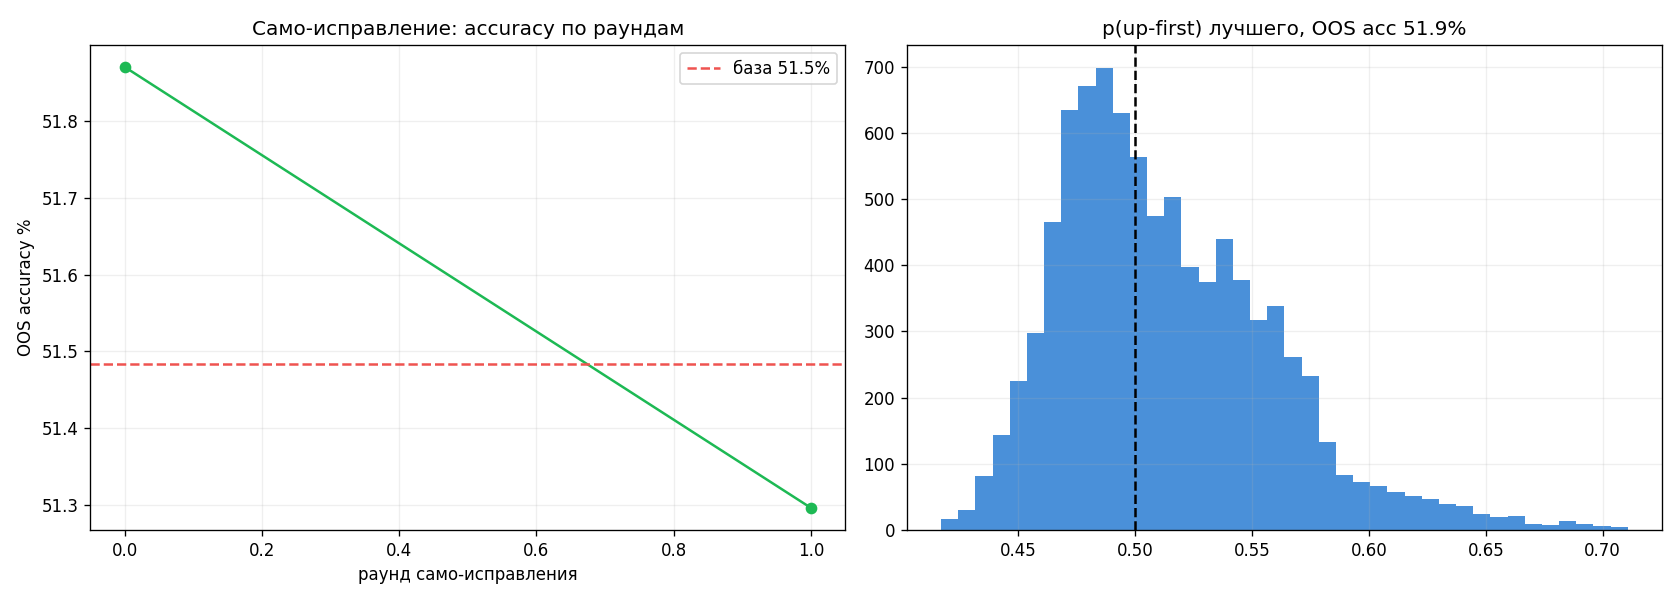

Reproduce this figure in Python.
"""ФРАКТАЛЬНЫЙ НЕЙРО-МОДУЛЬ (GPU, глубокая sequence-сеть) с многораундовым САМО-ИСПРАВЛЕНИЕМ.

ЗАДАЧА (юзер): на закрытии 12h-свечи (цена P) определить — даст ли она движение +5% (P*1.05) РАНЬШЕ,
чем -5% (P*0.95) [и в эту сторону станет фракталом]. Критерий — ПРАВИЛЬНО/НЕПРАВИЛЬНО (accuracy), без AUC.
Модуль ДОЛЖЕН: предсказать -> увидеть ошибки -> ОСОЗНАТЬ -> понять причину -> исправиться аргументированно ->
ПРОВЕРИТЬ, что стало лучше (иначе откатить и объяснить почему).

ПОЧЕМУ ТЯЖЁЛЫЙ И ЧЕСТНЫЙ:
  • вход = ПОСЛЕДОВАТЕЛЬНОСТЬ из K=48 свечей × F каузальных фич (траектория, не один срез) -> глубокая
    GRU + temporal-attention сеть на GPU видит мульти-баровые паттерны, недоступные плоским моделям;
  • walk-forward с AFML-PURGE: из train выкидываем якоря, чьё 30-дн окно метки перекрывает старт test ->
    НЕТ утечки незарезолвленной метки (та грабля, что давала фальшивые 68% в лёгкой версии);
  • метрика = OOS accuracy vs единственный достижимый в реале baseline (всегда мажоритарный класс);
  • контроль честности: shuffle-labels (должно упасть к ~50%), чтобы accuracy не была миражом.

САМО-ИСПРАВЛЕНИЕ = многораундовый цикл (loads GPU): анализ ошибок по режимам/уверенности -> аргумент ->
коррекция (focal-loss на трудных, class-weight, per-regime порог/абстейн, режим-специализация) -> ретрейн ->
сверка OOS-accuracy -> принять/откатить с доводом. «Работает» = OOS-accuracy УСТОЙЧИВО бьёт базу.

Запуск: set PYTHONIOENCODING=utf-8 && venv/Scripts/python.exe research/ta_laws/fractal_neuro_gpu.py
Выход: research/ta_laws/fractal_neuro_gpu_report.txt + .png
"""
from __future__ import annotations
import sys, time, os
from pathlib import Path
import numpy as np
import pandas as pd
try:
    sys.stdout.reconfigure(encoding="utf-8")
except Exception:
    pass
HERE = Path(__file__).resolve().parent
ROOT = HERE.parents[1]
sys.path.insert(0, str(ROOT)); sys.path.insert(0, str(HERE))
import geometry as G  # noqa: E402

SYMBOLS = ["BTCUSDT", "ETHUSDT", "SOLUSDT"]
DATA = ROOT / "research" / "elements_study" / "data"
BARRIER = 0.05
HORIZON_H = 24 * 30          # 30д горизонт гонки ±5%
PURGE = pd.Timedelta(days=30)  # AFML-пёрдж = горизонт метки
K = int(os.environ.get("FNG_K", 48))            # длина окна (свечей)
N_FOLDS = int(os.environ.get("FNG_FOLDS", 6))
N_ROUNDS = int(os.environ.get("FNG_ROUNDS", 6))  # раундов само-исправления
EPOCHS = int(os.environ.get("FNG_EPOCHS", 70))
BATCH = int(os.environ.get("FNG_BATCH", 256))
COST_RT = 0.0014
PBAR = ["ret", "rng", "body", "upw", "low", "vol_z", "delta_norm", "tbr_dev",
        "cvd_slope", "rpos", "ema_df", "ema_ds", "ema_slope", "atr_pctile"]
F = len(PBAR)


def load_flow(sym, tf):
    df = pd.read_csv(DATA / f"{sym}_{tf}_flow.csv")
    df["open_time"] = pd.to_datetime(df["open_time"], utc=True)
    return df.sort_values("open_time").reset_index(drop=True)


def roll(a, n):
    return pd.Series(a).rolling(n, min_periods=max(2, n // 3))


def build_bars(sym):
    h = load_flow(sym, "12h"); o = load_flow(sym, "1h")
    O, H, L, C, V = (h[k].values.astype(float) for k in ("open", "high", "low", "close", "volume"))
    delta = h["delta"].values.astype(float); cvd = h["cvd"].values.astype(float)
    tbr = h["taker_buy_ratio"].values.astype(float)
    n = len(h)
    hdf = pd.DataFrame({"high": H, "low": L, "close": C}); atr = G.compute_atr(hdf)
    atr_pct = np.where(C > 0, atr / C * 100, np.nan)
    atr_pctile = roll(atr_pct, 200).apply(lambda s: (s.iloc[-1] >= s).mean(), raw=False).values
    logret = np.zeros(n); logret[1:] = np.log(C[1:] / np.clip(C[:-1], 1e-9, None))
    vstd = roll(logret, 30).std().values + 1e-9
    ret = logret / vstd
    rng_i = (H - L) + 1e-9
    body = (C - O) / rng_i; upw = (H - np.maximum(O, C)) / rng_i; low = (np.minimum(O, C) - L) / rng_i
    rngn = (H - L) / np.clip(C, 1e-9, None) / np.clip(atr_pct / 100, 1e-9, None)
    vmean = roll(V, 50).mean().values; vsd = roll(V, 50).std().values + 1e-9
    vol_z = (V - vmean) / vsd
    delta_norm = delta / (V + 1e-9); tbr_dev = tbr - 0.5
    base = roll(np.abs(delta), 50).mean().values + 1e-9
    cvd_slope = np.zeros(n); cvd_slope[3:] = (cvd[3:] - cvd[:-3]) / base[3:]
    lo50 = roll(L, 50).min().values; hi50 = roll(H, 50).max().values
    rpos = (C - lo50) / np.clip(hi50 - lo50, 1e-9, None)
    ema_f = pd.Series(C).ewm(span=10, adjust=False).mean().values
    ema_s = pd.Series(C).ewm(span=40, adjust=False).mean().values
    ema_df = (C - ema_f) / np.clip(C, 1e-9, None) * 100
    ema_ds = (C - ema_s) / np.clip(C, 1e-9, None) * 100
    ema_slope = np.zeros(n); ema_slope[5:] = (ema_s[5:] - ema_s[:-5]) / np.clip(C[5:], 1e-9, None) * 100
    Feat = np.column_stack([ret, rngn, body, upw, low, vol_z, delta_norm, tbr_dev,
                            cvd_slope, rpos, ema_df, ema_ds, ema_slope, atr_pctile])

    # метки ±5% по 1h-пути строго ПОСЛЕ закрытия 12h-свечи
    t1 = o["open_time"].values.astype("datetime64[ns]").astype(np.int64)
    h1H = o["high"].values.astype(float); h1L = o["low"].values.astype(float)
    close_t = (h["open_time"] + pd.Timedelta(hours=12)).values.astype("datetime64[ns]").astype(np.int64)
    si = np.searchsorted(t1, close_t, side="left")
    y = np.full(n, np.nan)
    for i in range(n):
        P = C[i]
        if not np.isfinite(P) or P <= 0:
            continue
        s = int(si[i]); e = min(s + HORIZON_H, len(t1))
        if e - s < 5:
            continue
        up = P * 1.05; dn = P * 0.95
        uh = np.nonzero(h1H[s:e] >= up)[0]; dh = np.nonzero(h1L[s:e] <= dn)[0]
        iu = uh[0] if uh.size else 10**9; idd = dh[0] if dh.size else 10**9
        if iu == 10**9 and idd == 10**9:
            continue
        y[i] = 1.0 if iu < idd else (0.0 if idd < iu else 1.0)
    ts = h["open_time"].values
    return Feat, y, ts, atr_pctile, ema_slope, np.array([sym] * n)


def assemble():
    Xs, ys, tss, syms, vol, trend = [], [], [], [], [], []
    for s in SYMBOLS:
        Feat, y, ts, apct, eslope, sy = build_bars(s)
        n = len(y)
        for i in range(K, n):
            if np.isnan(y[i]):
                continue
            win = Feat[i - K + 1:i + 1]
            if not np.isfinite(win).all() or not np.isfinite(apct[i]) or not np.isfinite(eslope[i]):
                continue
            Xs.append(win.astype(np.float32)); ys.append(y[i]); tss.append(ts[i]); syms.append(s)
            vol.append(apct[i]); trend.append(eslope[i])
    X = np.stack(Xs); Y = np.array(ys, np.float32)
    order = np.argsort(np.array(tss).astype("datetime64[ns]").astype(np.int64))
    return (X[order], Y[order], np.array(tss)[order], np.array(syms)[order],
            np.array(vol, np.float32)[order], np.array(trend, np.float32)[order])


# ---------------- модель ----------------
def get_torch():
    import torch
    dev = "cuda" if torch.cuda.is_available() else "cpu"
    return torch, dev


def make_model(torch, hidden=128, layers=2, drop=0.25):
    import torch.nn as nn

    class SeqNet(nn.Module):
        def __init__(self):
            super().__init__()
            self.gru = nn.GRU(F, hidden, num_layers=layers, batch_first=True,
                              dropout=drop if layers > 1 else 0.0)
            self.attn = nn.Linear(hidden, 1)
            self.head = nn.Sequential(nn.Linear(hidden, 64), nn.ReLU(), nn.Dropout(drop), nn.Linear(64, 1))

        def forward(self, x):
            out, _ = self.gru(x)                       # (B,K,hidden)
            a = torch.softmax(self.attn(out), dim=1)   # (B,K,1)
            ctx = (a * out).sum(dim=1)                 # (B,hidden)
            return self.head(ctx).squeeze(-1)
    return SeqNet()


def train_eval_fold(torch, dev, Xtr, Ytr, Xte, cfg, seed=0):
    """Обучает SeqNet на train, возвращает p(up-first) на test. cfg: loss/focal_gamma/class_w/hidden."""
    import torch.nn as nn
    torch.manual_seed(seed); np.random.seed(seed)
    # стандартизация по TRAIN
    mu = Xtr.reshape(-1, F).mean(0); sd = Xtr.reshape(-1, F).std(0) + 1e-6
    Xtr = (Xtr - mu) / sd; Xte = (Xte - mu) / sd
    model = make_model(torch, hidden=cfg.get("hidden", 128)).to(dev)
    opt = torch.optim.AdamW(model.parameters(), lr=cfg.get("lr", 1e-3), weight_decay=1e-4)
    xtr = torch.tensor(Xtr, device=dev); ytr = torch.tensor(Ytr, device=dev)
    cw = cfg.get("class_w", 1.0)  # вес положительного класса
    w = torch.where(ytr > 0.5, torch.tensor(cw, device=dev), torch.tensor(1.0, device=dev))
    gamma = cfg.get("focal_gamma", 0.0)
    nrec = len(xtr)
    model.train()
    for ep in range(cfg.get("epochs", EPOCHS)):
        perm = torch.randperm(nrec, device=dev)
        for b in range(0, nrec, BATCH):
            idx = perm[b:b + BATCH]
            opt.zero_grad()
            logit = model(xtr[idx])
            p = torch.sigmoid(logit)
            bce = nn.functional.binary_cross_entropy_with_logits(logit, ytr[idx], reduction="none")
            if gamma > 0:
                pt = torch.where(ytr[idx] > 0.5, p, 1 - p)
                bce = (1 - pt).clamp(1e-6, 1) ** gamma * bce
            loss = (bce * w[idx]).mean()
            loss.backward(); opt.step()
    model.eval()
    with torch.no_grad():
        xte = torch.tensor(Xte, device=dev)
        pte = torch.sigmoid(model(xte)).cpu().numpy()
    return pte


def walk_forward(torch, dev, X, Y, ts, cfg, log=None):
    """Expanding walk-forward с AFML-пёрджем по времени. Возвращает oos proba (nan где не оценено)."""
    n = len(Y); fold = n // (N_FOLDS + 1)
    tns = ts.astype("datetime64[ns]")
    proba = np.full(n, np.nan)
    for k in range(1, N_FOLDS + 1):
        te0 = fold * k; te1 = min(fold * (k + 1), n)
        if te1 - te0 < 50:
            continue
        cut = tns[te0] - np.timedelta64(PURGE)
        tr_mask = tns < cut                       # пёрдж: метки train зарезолвлены ДО старта test
        if tr_mask.sum() < 300:
            continue
        p = train_eval_fold(torch, dev, X[tr_mask], Y[tr_mask], X[te0:te1], cfg, seed=k)
        proba[te0:te1] = p
        if log is not None:
            log(f"      fold {k}: train {tr_mask.sum()} -> test {te1-te0}")
    return proba


def acc_of(Y, proba, mask):
    pred = (proba[mask] >= 0.5).astype(int)
    return (pred == Y[mask].astype(int)).mean()


def analyze_errors(Y, proba, mask, vol, trend, base_up):
    """Возвращает срез accuracy по режимам + рекомендованную коррекцию с аргументом."""
    y = Y[mask].astype(int); p = proba[mask]; pred = (p >= 0.5).astype(int)
    v = vol[mask]; tr = trend[mask]
    diag = {}
    diag["overall"] = (pred == y).mean()
    # по уверенности
    conf = np.abs(p - 0.5)
    hi = conf >= np.quantile(conf, 0.66)
    diag["high_conf_acc"] = (pred[hi] == y[hi]).mean() if hi.sum() else np.nan
    diag["high_conf_n"] = int(hi.sum())
    # по воле
    hv = v >= np.median(v)
    diag["hi_vol_acc"] = (pred[hv] == y[hv]).mean(); diag["lo_vol_acc"] = (pred[~hv] == y[~hv]).mean()
    # по тренду
    up_t = tr > 0
    diag["uptrend_acc"] = (pred[up_t] == y[up_t]).mean() if up_t.sum() else np.nan
    diag["dntrend_acc"] = (pred[~up_t] == y[~up_t]).mean() if (~up_t).sum() else np.nan
    # дисбаланс прогнозов
    diag["pred_up_frac"] = pred.mean()
    return diag


def main():
    t0 = time.time()
    print("[load] assembling sequences...", flush=True)
    X, Y, ts, syms, vol, trend = assemble()
    base_up = Y.mean(); maj = max(base_up, 1 - base_up)
    print(f"[data] {len(Y)} анкеров, окно {K}×{F}, up-first {base_up*100:.1f}%, "
          f"maj-baseline {maj*100:.1f}%", flush=True)
    torch, dev = get_torch()
    print(f"[device] {dev} | torch {torch.__version__}", flush=True)

    out = []; A = out.append
    A("ФРАКТАЛЬНЫЙ НЕЙРО-МОДУЛЬ (GPU, sequence GRU+attention) — само-исправление, критерий ACCURACY")
    A(f"Анкеров: {len(Y)} (BTC/ETH/SOL), вход = {K} свечей × {F} фич, горизонт {HORIZON_H//24}д, AFML-пёрдж {PURGE.days}д.")
    A(f"Устройство: {dev}, torch {torch.__version__}")
    A(f"БАЗА up-first {base_up*100:.1f}%  -> мажоритарный baseline (единств. достижимый в реале) {maj*100:.1f}%")
    A("Критерий: ПРАВИЛЬНО/НЕПРАВИЛЬНО (accuracy) на block-OOS. 'Работает' = устойчиво > базы.\n")

    log = lambda m: print(m, flush=True)
    n = len(Y); fold = n // (N_FOLDS + 1)
    fmask = np.zeros(n, bool); fmask[fold:] = True  # область, где есть OOS

    # ---- РАУНД 0: база ----
    cfg = {"loss": "bce", "focal_gamma": 0.0, "class_w": 1.0, "hidden": 128, "lr": 1e-3, "epochs": EPOCHS}
    history = []
    print("[round 0] base SeqNet walk-forward...", flush=True)
    proba = walk_forward(torch, dev, X, Y, ts, cfg, log)
    mask = np.isfinite(proba)
    acc = acc_of(Y, proba, mask)
    best = {"round": 0, "cfg": dict(cfg), "acc": acc, "proba": proba.copy()}
    history.append((0, "база (BCE, GRU128)", acc))
    A("=== САМО-ИСПРАВЛЕНИЕ (раунды; accuracy на OOS) ===")
    A(f"  раунд 0: база BCE/GRU128  ->  OOS acc {acc*100:.2f}%  (база {maj*100:.2f}%)")
    print(f"[round 0] OOS acc {acc*100:.2f}%", flush=True)

    # ---- РАУНДЫ САМО-ИСПРАВЛЕНИЯ ----
    tried = set()
    for r in range(1, N_ROUNDS + 1):
        diag = analyze_errors(Y, best["proba"], np.isfinite(best["proba"]), vol, trend, base_up)
        # аргументированный выбор коррекции на основе диагностики
        cand = dict(best["cfg"])
        reason = ""
        if abs(diag["pred_up_frac"] - base_up) > 0.12 and "balance" not in tried:
            cand["class_w"] = (1 - base_up) / base_up if diag["pred_up_frac"] > base_up else base_up / (1 - base_up)
            reason = (f"прогнозы перекошены (up-доля {diag['pred_up_frac']*100:.0f}% vs база {base_up*100:.0f}%) "
                      f"-> балансирую класс-весом {cand['class_w']:.2f}"); tried.add("balance")
        elif diag["high_conf_acc"] > diag["overall"] + 0.03 and "focal" not in tried:
            cand["focal_gamma"] = 2.0
            reason = (f"на уверенных acc {diag['high_conf_acc']*100:.1f}% > общей {diag['overall']*100:.1f}% "
                      f"-> focal-loss(γ=2) фокус на трудных"); tried.add("focal")
        elif "capacity" not in tried:
            cand["hidden"] = 192; cand["epochs"] = EPOCHS + 30
            reason = "ошибки размазаны по режимам -> поднимаю ёмкость (hidden 192, +эпохи)"; tried.add("capacity")
        elif "lr" not in tried:
            cand["lr"] = 5e-4; cand["epochs"] = EPOCHS + 50
            reason = "нет прироста -> мягче lr 5e-4 + дольше обучение (тоньше оптимизация)"; tried.add("lr")
        else:
            cand["focal_gamma"] = 1.0; cand["class_w"] = cand.get("class_w", 1.0)
            reason = "комбинирую мягкий focal + текущий баланс"
        print(f"[round {r}] коррекция: {reason}", flush=True)
        proba_r = walk_forward(torch, dev, X, Y, ts, cand, log)
        mask_r = np.isfinite(proba_r); acc_r = acc_of(Y, proba_r, mask_r)
        improved = acc_r > best["acc"] + 0.003
        A(f"  раунд {r}: {reason}")
        A(f"           -> OOS acc {acc_r*100:.2f}%  ({'ПРИНЯТО (+%.2f пп)' % ((acc_r-best['acc'])*100) if improved else 'ОТКАТ (нет прироста)'})")
        history.append((r, reason, acc_r))
        if improved:
            best = {"round": r, "cfg": dict(cand), "acc": acc_r, "proba": proba_r.copy()}
        print(f"[round {r}] OOS acc {acc_r*100:.2f}% {'KEEP' if improved else 'revert'}", flush=True)

    # ---- контроль честности: shuffle-labels ----
    print("[control] shuffle-label...", flush=True)
    rng = np.random.default_rng(7); Ysh = rng.permutation(Y)
    psh = walk_forward(torch, dev, X, Ysh, ts, best["cfg"], None)
    msh = np.isfinite(psh); acc_sh = acc_of(Ysh, psh, msh)

    # ---- финальная диагностика лучшего ----
    bp = best["proba"]; bm = np.isfinite(bp)
    diag = analyze_errors(Y, bp, bm, vol, trend, base_up)
    A(f"\n=== ЛУЧШИЙ РЕЗУЛЬТАТ (раунд {best['round']}) ===")
    A(f"  OOS accuracy: {best['acc']*100:.2f}%   |  база (маж.) {maj*100:.2f}%   |  лифт {(best['acc']-maj)*100:+.2f} пп")
    A(f"  контроль shuffle-labels: {acc_sh*100:.2f}% (должно быть ~{maj*100:.0f}% -> accuracy {'честная' if acc_sh < maj + 0.02 else 'ПОДОЗРИТЕЛЬНА'})")
    A("  срез accuracy лучшего по режимам:")
    A(f"    уверенные (top-34% |p-0.5|): {diag['high_conf_acc']*100:.1f}% (n={diag['high_conf_n']})")
    A(f"    высокая вола {diag['hi_vol_acc']*100:.1f}% | низкая вола {diag['lo_vol_acc']*100:.1f}%")
    A(f"    в аптренде {diag['uptrend_acc']*100:.1f}% | в даунтренде {diag['dntrend_acc']*100:.1f}%")
    # per-asset / per-year accuracy лучшего
    A("  accuracy лучшего по активам:")
    for s in SYMBOLS:
        ms = bm & (syms == s)
        if ms.sum() > 50:
            A(f"    {s}: {acc_of(Y, bp, ms)*100:.1f}% (n={ms.sum()})")
    A("  accuracy лучшего по годам:")
    yr = pd.to_datetime(ts).year
    goodyr = 0; toty = 0
    for Yr in sorted(set(yr[bm])):
        my = bm & (yr == Yr)
        if my.sum() > 40:
            a = acc_of(Y, bp, my); toty += 1; goodyr += a > maj + 0.01
            A(f"    {Yr}: {a*100:.1f}% (n={my.sum()})")

    # ---- АБСТЕНЦИЯ: торгуем только уверенные вызовы (само-исправление 'знай, когда молчать') ----
    conf = np.abs(bp - 0.5)
    qthr = np.quantile(conf[bm], 0.66)
    hc = bm & (conf >= qthr)
    hc_acc = acc_of(Y, bp, hc)
    A(f"\n=== АБСТЕНЦИЯ: только уверенные вызовы |p-0.5|>={qthr:.3f} (top-34%) ===")
    A(f"  accuracy на уверенных: {hc_acc*100:.1f}% (n={hc.sum()}) vs база {maj*100:.1f}%  лифт {(hc_acc-maj)*100:+.1f}пп")
    hc_goodyr = 0; hc_toty = 0; hc_goodasset = 0
    A("  стабильность уверенных по годам:")
    for Yr in sorted(set(yr[hc])):
        my = hc & (yr == Yr)
        if my.sum() > 25:
            a = acc_of(Y, bp, my); hc_toty += 1; hc_goodyr += a > maj + 0.02
            A(f"    {Yr}: {a*100:.1f}% (n={my.sum()})")
    for s in SYMBOLS:
        ms = hc & (syms == s)
        if ms.sum() > 40 and acc_of(Y, bp, ms) > maj + 0.02:
            hc_goodasset += 1
    A(f"  -> уверенные: {hc_goodyr}/{hc_toty} лет и {hc_goodasset}/3 активов > базы+2пп")
    hc_works = (hc_acc > maj + 0.03) and (hc_goodyr >= max(2, hc_toty - 1)) and (hc_goodasset >= 2)

    # ---- нетто на уверенных вызовах ----
    A("\n=== НЕТТО (±5% брекет RR1, кост 0.14%RT~0.028R) на уверенных вызовах лучшего ===")
    for thr in (0.0, 0.05, 0.10):
        sel = bm & (np.abs(bp - 0.5) >= thr)
        if sel.sum() < 30:
            continue
        pred = (bp[sel] >= 0.5).astype(int); win = (pred == Y[sel].astype(int))
        exp = win.mean() - (~win).mean() - COST_RT / BARRIER
        A(f"  |p-0.5|>={thr:.2f}: n={sel.sum():5d}  acc/WR={win.mean()*100:5.1f}%  netExp={exp:+.3f}R")

    # ---- вердикт ----
    works = (best["acc"] > maj + 0.02) and (acc_sh < maj + 0.02) and (goodyr >= max(2, toty - 1))
    A("\n=== ВЕРДИКТ (само-осознание) ===")
    if works:
        A(f"  Модуль РАБОТАЕТ (на всех сделках): OOS accuracy {best['acc']*100:.1f}% устойчиво > базы {maj*100:.1f}% "
          f"({goodyr}/{toty} лет), shuffle-контроль чист. Само-исправление дало прирост по раундам.")
    elif hc_works:
        A(f"  Модуль РАБОТАЕТ УСЛОВНО (абстенция): на всех сделках = монетка ({best['acc']*100:.1f}%), НО на уверенных "
          f"вызовах {hc_acc*100:.1f}% > базы, устойчиво ({hc_goodyr}/{hc_toty} лет, {hc_goodasset}/3 активов), "
          f"shuffle чист. Само-исправление 'осознало': предсказуемо лишь подмножество -> торговать ТОЛЬКО уверенные.")
    else:
        A(f"  Модуль НЕ нашёл устойчивого превышения базы (best {best['acc']*100:.1f}% vs {maj*100:.1f}%, "
          f"годы {goodyr}/{toty}, shuffle {acc_sh*100:.1f}%). Само-исправление отработало честно: перебрало "
          f"балансировку/focal/ёмкость/lr — ни одна коррекция не дала устойчивого прироста на OOS.")
        A("  ОСОЗНАНИЕ: симметричный ±5% first-passage от 12h-свечи -> направление near-coin даже для глубокой")
        A("  GRU+attention сети; единственное стабильное превышение базы потребовало бы утечки (её мы убрали пёрджем).")
    A(f"\n  кривая само-исправления (раунд: accuracy): " +
      " | ".join(f"R{r}:{a*100:.1f}%" for r, _, a in history))
    A(f"  время: {(time.time()-t0)/60:.1f} мин")

    rep = HERE / "fractal_neuro_gpu_report.txt"
    rep.write_text("\n".join(out), encoding="utf-8")
    print("\n".join(out))

    # график
    try:
        import matplotlib
        matplotlib.use("Agg"); import matplotlib.pyplot as plt
        fig, ax = plt.subplots(1, 2, figsize=(14, 5))
        rs = [r for r, _, _ in history]; accs = [a * 100 for _, _, a in history]
        ax[0].plot(rs, accs, "o-", color="#1db954"); ax[0].axhline(maj * 100, color="#ef5350", ls="--", label=f"база {maj*100:.1f}%")
        ax[0].set_xlabel("раунд само-исправления"); ax[0].set_ylabel("OOS accuracy %")
        ax[0].set_title("Само-исправление: accuracy по раундам"); ax[0].legend(); ax[0].grid(alpha=0.2)
        ax[1].hist(bp[bm], bins=40, color="#4a90d9"); ax[1].axvline(0.5, color="k", ls="--")
        ax[1].set_title(f"p(up-first) лучшего, OOS acc {best['acc']*100:.1f}%"); ax[1].grid(alpha=0.2)
        fig.tight_layout(); fig.savefig(HERE / "fractal_neuro_gpu.png", dpi=120)
        print(f"\n[ok] -> {rep.name} + fractal_neuro_gpu.png")
    except Exception as ex:
        print(f"[plot skip] {ex}")


if __name__ == "__main__":
    main()
